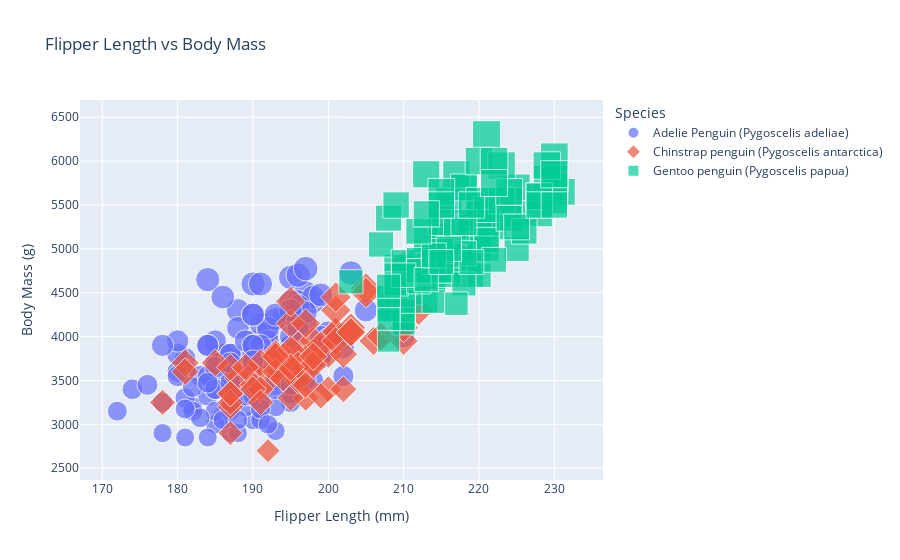

The cell this chart's notebook holds for it:
### Markdown cell above
### Flipper Length, Body Mass Relationship

### Code cell
fig = px.scatter(penguins_clear, x='Flipper Length (mm)', y='Body Mass (g)', color='Species', title='Flipper Length vs Body Mass', size='Body Mass (g)', symbol='Species')
fig.show()

### Figure 1 — Plotly figure (JSON) as saved in the notebook; plotly's stock layout.template omitted (floating-point values rounded to 4 significant figures; data arrays with more than 128 entries replaced by an {"elided": "..."} marker saying what was removed)
{"data": [{"hovertemplate": "Species=Adelie Penguin (Pygoscelis adeliae)<br>Flipper Length (mm)=%{x}<br>Body Mass (g)=%{marker.size}<extra></extra>", "legendgroup": "Adelie Penguin (Pygoscelis adeliae)", "marker": {"color": "#636efa", "size": {"elided": "146 int values"}, "sizemode": "area", "sizeref": 15.75, "symbol": "circle"}, "mode": "markers", "name": "Adelie Penguin (Pygoscelis adeliae)", "orientation": "v", "showlegend": true, "type": "scatter", "x": {"elided": "146 int values"}, "xaxis": "x", "y": {"elided": "146 int values"}, "yaxis": "y"}, {"hovertemplate": "Species=Chinstrap penguin (Pygoscelis antarctica)<br>Flipper Length (mm)=%{x}<br>Body Mass (g)=%{marker.size}<extra></extra>", "legendgroup": "Chinstrap penguin (Pygoscelis antarctica)", "marker": {"color": "#EF553B", "size": [3500, 3900, 3650, 3525, 3725, 3950, 3250, 3750, 4150, 3700, 3800, 3775, 3700, 4050, 3575, 4050, 3300, 3700, 3450, 4400, 3600, 3400, 2900, 3800, 3300, 4150, 3400, 3800, 3700, 4550, 3200, 4300, 3350, 4100, 3600, 3900, 3850, 4800, 2700, 4500, 3950, 3650, 3550, 3500, 3675, 4450, 3400, 4300, 3250, 3675, 3325, 3950, 3600, 4050, 3350, 3450, 3250, 4050, 3800, 3525, 3950, 3650, 3650, 4000, 3400, 3775, 4100, 3775], "sizemode": "area", "sizeref": 15.75, "symbol": "diamond"}, "mode": "markers", "name": "Chinstrap penguin (Pygoscelis antarctica)", "orientation": "v", "showlegend": true, "type": "scatter", "x": [192, 196, 193, 188, 197, 198, 178, 197, 195, 198, 193, 194, 185, 201, 190, 201, 197, 181, 190, 195, 181, 191, 187, 193, 195, 197, 200, 200, 191, 205, 187, 201, 187, 203, 195, 199, 195, 210, 192, 205, 210, 187, 196, 196, 196, 201, 190, 212, 187, 198, 199, 201, 193, 203, 187, 197, 191, 203, 202, 194, 206, 189, 195, 207, 202, 193, 210, 198], "xaxis": "x", "y": [3500, 3900, 3650, 3525, 3725, 3950, 3250, 3750, 4150, 3700, 3800, 3775, 3700, 4050, 3575, 4050, 3300, 3700, 3450, 4400, 3600, 3400, 2900, 3800, 3300, 4150, 3400, 3800, 3700, 4550, 3200, 4300, 3350, 4100, 3600, 3900, 3850, 4800, 2700, 4500, 3950, 3650, 3550, 3500, 3675, 4450, 3400, 4300, 3250, 3675, 3325, 3950, 3600, 4050, 3350, 3450, 3250, 4050, 3800, 3525, 3950, 3650, 3650, 4000, 3400, 3775, 4100, 3775], "yaxis": "y"}, {"hovertemplate": "Species=Gentoo penguin (Pygoscelis papua)<br>Flipper Length (mm)=%{x}<br>Body Mass (g)=%{marker.size}<extra></extra>", "legendgroup": "Gentoo penguin (Pygoscelis papua)", "marker": {"color": "#00cc96", "size": [4500, 5700, 4450, 5700, 5400, 4550, 4800, 5200, 4400, 5150, 4650, 5550, 4650, 5850, 4200, 5850, 4150, 6300, 4800, 5350, 5700, 5000, 4400, 5050, 5000, 5100, 5650, 4600, 5550, 5250, 4700, 5050, 6050, 5150, 5400, 4950, 5250, 4350, 5350, 3950, 5700, 4300, 4750, 5550, 4900, 4200, 5400, 5100, 5300, 4850, 5300, 4400, 5000, 4900, 5050, 4300, 5000, 4450, 5550, 4200, 5300, 4400, 5650, 4700, 5700, 5800, 4700, 5550, 4750, 5000, 5100, 5200, 4700, 5800, 4600, 6000, 4750, 5950, 4625, 5450, 4725, 5350, 4750, 5600, 4600, 5300, 4875, 5550, 4950, 5400, 4750, 5650, 4850, 5200, 4925, 4875, 4625, 5250, 4850, 5600, 4975, 5500, 5500, 4700, 5500, 4575, 5500, 5000, 5950, 4650, 5500, 4375, 5850, 6000, 4925, 4850, 5750, 5200, 5400], "sizemode": "area", "sizeref": 15.75, "symbol": "square"}, "mode": "markers", "name": "Gentoo penguin (Pygoscelis papua)", "orientation": "v", "showlegend": true, "type": "scatter", "x": [211, 230, 210, 218, 215, 210, 211, 219, 209, 215, 214, 216, 214, 213, 210, 217, 210, 221, 209, 222, 218, 215, 213, 215, 215, 215, 215, 210, 220, 222, 209, 207, 230, 220, 220, 213, 219, 208, 208, 208, 225, 210, 216, 222, 217, 210, 225, 213, 215, 210, 220, 210, 225, 217, 220, 208, 220, 208, 224, 208, 221, 214, 231, 219, 230, 229, 220, 223, 216, 221, 221, 217, 216, 230, 209, 220, 215, 223, 212, 221, 212, 224, 212, 228, 218, 218, 212, 230, 218, 228, 212, 224, 214, 226, 216, 222, 203, 225, 219, 228, 215, 228, 215, 210, 219, 208, 209, 216, 229, 213, 230, 217, 230, 222, 214, 215, 222, 212, 213], "xaxis": "x", "y": [4500, 5700, 4450, 5700, 5400, 4550, 4800, 5200, 4400, 5150, 4650, 5550, 4650, 5850, 4200, 5850, 4150, 6300, 4800, 5350, 5700, 5000, 4400, 5050, 5000, 5100, 5650, 4600, 5550, 5250, 4700, 5050, 6050, 5150, 5400, 4950, 5250, 4350, 5350, 3950, 5700, 4300, 4750, 5550, 4900, 4200, 5400, 5100, 5300, 4850, 5300, 4400, 5000, 4900, 5050, 4300, 5000, 4450, 5550, 4200, 5300, 4400, 5650, 4700, 5700, 5800, 4700, 5550, 4750, 5000, 5100, 5200, 4700, 5800, 4600, 6000, 4750, 5950, 4625, 5450, 4725, 5350, 4750, 5600, 4600, 5300, 4875, 5550, 4950, 5400, 4750, 5650, 4850, 5200, 4925, 4875, 4625, 5250, 4850, 5600, 4975, 5500, 5500, 4700, 5500, 4575, 5500, 5000, 5950, 4650, 5500, 4375, 5850, 6000, 4925, 4850, 5750, 5200, 5400], "yaxis": "y"}], "layout": {"legend": {"itemsizing": "constant", "title": {"text": "Species"}, "tracegroupgap": 0}, "title": {"text": "Flipper Length vs Body Mass"}, "xaxis": {"anchor": "y", "domain": [0, 1], "title": {"text": "Flipper Length (mm)"}}, "yaxis": {"anchor": "x", "domain": [0, 1], "title": {"text": "Body Mass (g)"}}}}
